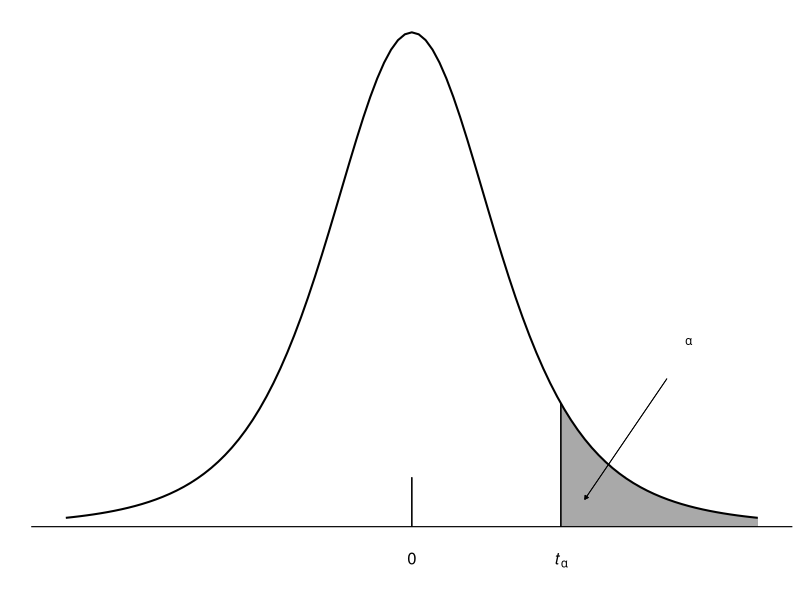

Recreate this plot in R. (Note: this script raises an error after producing the figure.)
## ---- chunk 1
knitr::opts_chunk$set(
  echo = FALSE, cache = FALSE, comment = "", warning = FALSE, message = FALSE,
  fig.height = 1.4, fig.width = 2.2, fig.align = "center"
)
## ---- chunk 2
library(ggplot2); theme_set(theme_classic())
library(xtable)
library(magrittr)


shaded_cutoff <- qt(p = 0.08, df = 4, lower.tail = FALSE)
x_right <- seq(shaded_cutoff, 4, by = 0.001)
shaded_right <- data.frame(x = x_right, y = dt(x_right, df = 4))

ggplot(data.frame(x = c(-4, 4))) +
  geom_area(data = shaded_right, aes(x = x, y = y), fill = "darkgray") +
  stat_function(fun = dt, args = list(df = 4), lwd = 0.7) +
  geom_hline(yintercept = 0, lwd = 0.4) +
  geom_segment(x = 0, y = 0, xend = 0, yend = dt(0, df = 4)/10, lwd = 0.4) +
  geom_segment(x = shaded_cutoff, y = 0, xend = shaded_cutoff, 
    yend = dt(shaded_cutoff, df = 4), lwd = 0.4
  ) +
  geom_segment(
    x = 2.95, y = 1.2*dt(shaded_cutoff, df = 4), 
    xend = 2, yend = dt(shaded_cutoff, df = 4)/4.5, 
    arrow = arrow(length = unit(0.1, "cm"), type = "closed"),
    size = 0.3
  ) +
  annotate(geom = "text",
    x = 3.2, y = 1.5*dt(shaded_cutoff, df = 4),
    label = "alpha",
    parse = TRUE, size = 3
  ) +
  scale_x_continuous(limits = c(-4, 4), breaks = c(0, shaded_cutoff), 
    labels = c(0, expression(italic(t)[alpha]))
  ) +
  labs(x = "", y = "") +
  theme(
    axis.text.y = element_blank(), axis.ticks = element_blank(),
    axis.line = element_blank(), axis.title.x = element_text(size = 12),
    axis.text.x = element_text(size = 12, color = "black", margin = margin(t = -2))
  )
## ---- chunk 3

### critical t values
alpha <- c(0.25, 0.1, 0.05, 0.025, 0.01, 0.005, 0.001, 0.0005)
df <- c(1:30, 40, 50, 60, 80, 100, 1e3, 1e6)

# lower tail = FALSE below
alpha_df_pairs <- expand.grid(crit_df = df, crit_alpha = alpha)

crit_values <- Map(qt, 
  p = alpha_df_pairs$crit_alpha, 
  df = alpha_df_pairs$crit_df, 
  lower.tail = FALSE
)

table_values <- crit_values %>% 
  unlist() %>%
  round(input$round_digits) %>%
  matrix(nrow = length(df), byrow = FALSE)

table_values_new <- cbind.data.frame(df, table_values)
table_values_new[nrow(table_values_new), 1] <- "infty"
col_names <- c("$df$", "$t_{0.25}$", "$t_{0.10}$", "$t_{0.05}$", "$t_{0.025}$", 
  "$t_{0.01}$", "$t_{0.005}$", "$t_{0.001}$", "$t_{0.0005}$"
)
colnames(table_values_new) <- paste0("\\multicolumn{1}{c}{", col_names, "}")


if (input$drop_lead_zeros) {
  table_values_new[, -1] <- apply(table_values_new[, -1], 2, 
    function(.) gsub("^0.", ".", sprintf(paste0("%.", input$round_digits, "f"), .))
  )
  
  colnames(table_values_new) <- gsub("\\{0.", "\\{.", colnames(table_values_new))
}


format_text <- function(x) {
  x <- gsub("infty", "$\\\\infty$", x)
  x
}


addtorow <- list(
  pos = as.list(seq(4, 29, by = 5)), 
  command = rep("\\vspace{0.08in}", 6)
)


print(
  xtable::xtable(table_values_new, 
    digits = c(0, 0, rep(input$round_digits, 8)),
    align = c("c|", "c|", rep("r", 8)),
    type = "latex"
  ), 
  include.rownames = FALSE,
  sanitize.text.function = format_text,
  add.to.row = addtorow,
  comment = FALSE,
  booktabs = TRUE
)
